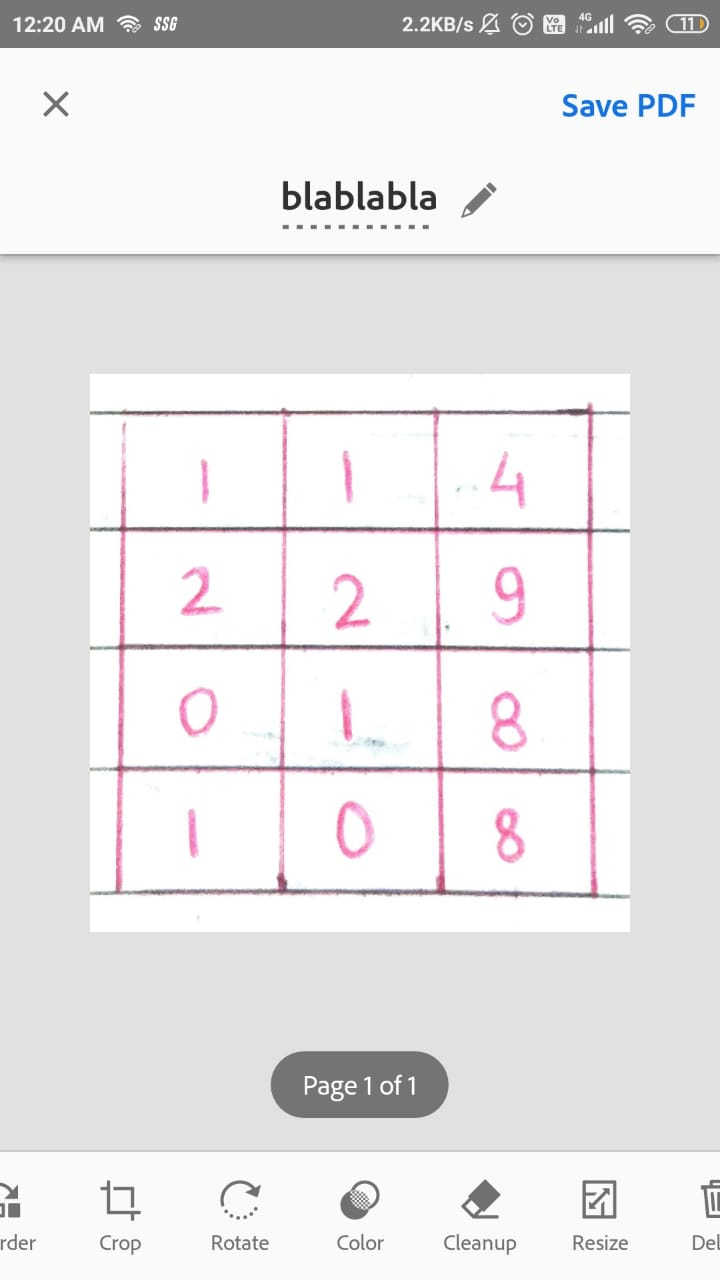
#> input picture scanned_filled.jpeg, 720 x 1280 px
$ python table_detect.py
#> lines starting #> are read from the running program, lines starting #| are printed output that depends on the picture
import cv2
import numpy as np
import matplotlib.pyplot as plt


# pytesseract.pytesseract.tesseract_cmd = r"C:\Program Files\Tesseract-OCR\tesseract.exe"

img1=cv2.imread('scanned_filled.jpeg')
#> img1 is the input picture: shape (1280, 720, 3); mean B, G, R 231.8, 230.8, 232.5
img2=cv2.imread('scanned_empty.jpeg')
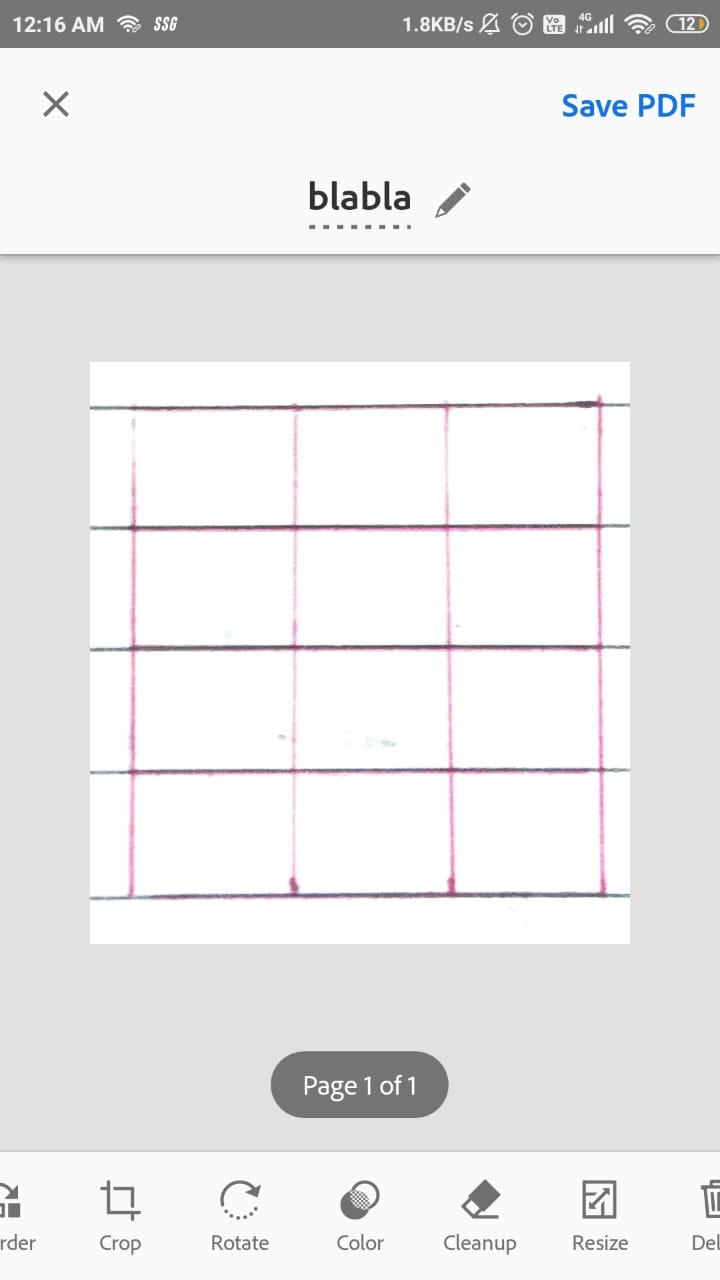
#> input picture scanned_empty.jpeg, 720 x 1280 px
#> img2 is the input picture: shape (1280, 720, 3); mean B, G, R 233.3, 232.6, 233.3
img1 = cv2.resize(img1, None, fx=0.5, fy=0.5)
#> img1: shape (640, 360, 3)
img2= cv2.resize(img2, None, fx=0.5, fy=0.5)
#> img2: shape (640, 360, 3)
img1=cv2.cvtColor(img1, cv2.COLOR_BGR2GRAY)
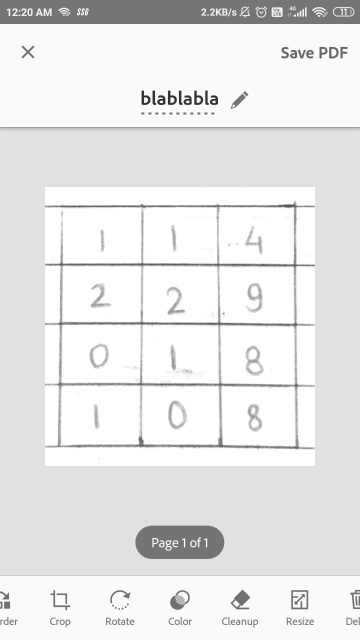
#> img1: shape (640, 360); min 40, max 255, mean 231.4
img2=cv2.cvtColor(img2, cv2.COLOR_BGR2GRAY)
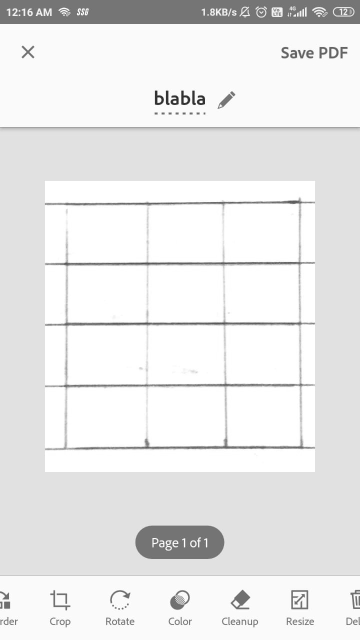
#> img2: shape (640, 360); min 43, max 255, mean 232.9

result_image = cv2.subtract(img2, img1)
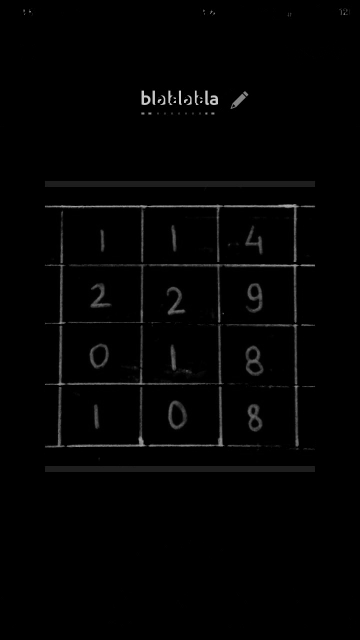
#> result_image: shape (640, 360); min 0, max 208, mean 3.2
plotting = plt.imshow(result_image,cmap='gray')
plt.show()
cv2.imshow('Final Image', result_image)
